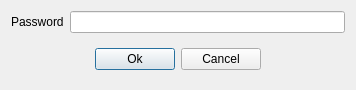
<?xml version="1.0" encoding="UTF-8"?>
<ui version="4.0">
 <class>LoginSettings</class>
 <widget class="QDialog" name="LoginSettings">
  <property name="geometry">
   <rect>
    <x>0</x>
    <y>0</y>
    <width>356</width>
    <height>87</height>
   </rect>
  </property>
  <property name="windowTitle">
   <string>Password for settings</string>
  </property>
  <layout class="QGridLayout" name="gridLayout_2">
   <item row="0" column="0">
    <layout class="QGridLayout" name="gridLayout">
     <item row="0" column="0">
      <widget class="QLabel" name="label">
       <property name="text">
        <string>Password</string>
       </property>
      </widget>
     </item>
     <item row="0" column="1">
      <widget class="QLineEdit" name="lePassword">
       <property name="echoMode">
        <enum>QLineEdit::Password</enum>
       </property>
      </widget>
     </item>
     <item row="1" column="0" colspan="2">
      <widget class="QWidget" name="widget" native="true">
       <layout class="QHBoxLayout" name="horizontalLayout">
        <item>
         <spacer name="horizontalSpacer">
          <property name="orientation">
           <enum>Qt::Horizontal</enum>
          </property>
          <property name="sizeHint" stdset="0">
           <size>
            <width>72</width>
            <height>20</height>
           </size>
          </property>
         </spacer>
        </item>
        <item>
         <widget class="QPushButton" name="btnOk">
          <property name="text">
           <string>Ok</string>
          </property>
         </widget>
        </item>
        <item>
         <widget class="QPushButton" name="btnCancel">
          <property name="text">
           <string>Cancel</string>
          </property>
         </widget>
        </item>
        <item>
         <spacer name="horizontalSpacer_2">
          <property name="orientation">
           <enum>Qt::Horizontal</enum>
          </property>
          <property name="sizeHint" stdset="0">
           <size>
            <width>72</width>
            <height>20</height>
           </size>
          </property>
         </spacer>
        </item>
       </layout>
      </widget>
     </item>
    </layout>
   </item>
  </layout>
 </widget>
 <resources/>
 <connections/>
</ui>
